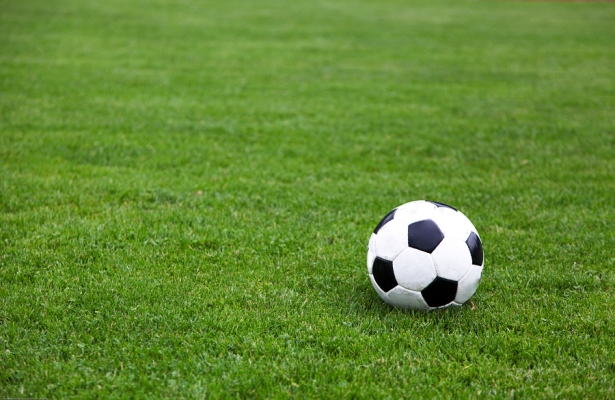
//> input picture opencvVision/ball.jpg, 615 x 400 px
$ ./cannyhough ball.jpg   (built with g++ and OpenCV 4)
//> lines starting //> are read from the running program, lines starting //| are printed output that depends on the picture
//#include <opencv2/core/core.hpp>
#include "opencv2/highgui/highgui.hpp"
#include "opencv2/imgproc/imgproc.hpp"
#include <iostream>
#include <stdio.h>

using namespace cv;
/** @function main */
Mat src, src_gray;
Mat dst, detected_edges;

int edgeThresh = 1;
int lowThreshold = 0;
int const max_lowThreshold = 100;
int ratio = 3;
int kernel_size = 3;
char* window_name = "Edge Map";

/**
 * @function CannyThreshold
 * @brief Trackbar callback - Canny thresholds input with a ratio 1:3
 */
void CannyThreshold(int, void*)
{
  /// Reduce noise with a kernel 3x3
  blur( src_gray, detected_edges, Size(3,3) );

  /// Canny detector
  Canny( detected_edges, detected_edges, lowThreshold, lowThreshold*ratio, kernel_size );

  /// Using Canny's output as a mask, we display our result
  dst = Scalar::all(0);

  src.copyTo( dst, detected_edges);
  imshow( window_name, dst );
 }

int main(int argc, char** argv)
{

  /// Read the image
  src = imread( argv[1], 1 );
//> src is the input picture: 400 rows x 615 cols, CV_8UC3; mean B, G, R 51.1, 136, 99.4

 if( !src.data )
    { return -1; }

  /// Convert it to gray
  cvtColor( src, src_gray, CV_BGR2GRAY );
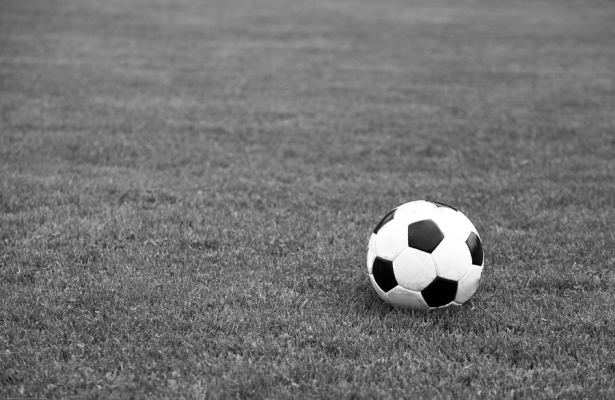
//> src_gray: 400 rows x 615 cols, CV_8UC1; min 0, max 255, mean 115.4

  /// Reduce the noise so we avoid false circle detection
  GaussianBlur( src_gray, src_gray, Size(9, 9), 2, 2 );
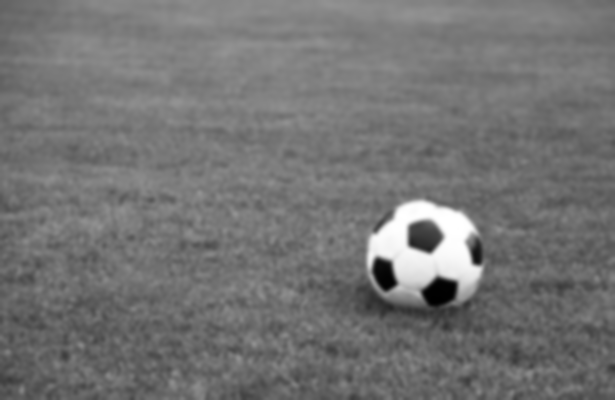
//> src_gray: 400 rows x 615 cols, CV_8UC1; min 0, max 255, mean 115.4

  vector<Vec3f> circles;

  /// Create a matrix of the same type and size as src (for dst)
  dst.create( src.size(), src.type() );

  /// Create a window
  namedWindow( window_name, CV_WINDOW_AUTOSIZE );

  /// Create a Trackbar for user to enter threshold
  createTrackbar( "Min Threshold:", window_name, &lowThreshold, max_lowThreshold, CannyThreshold );

  /// Show the image
  CannyThreshold(0, 0);
//> in CannyThreshold, `Canny( detected_edges, detected_edges, lowThreshold, lowThreshold*rati..`:
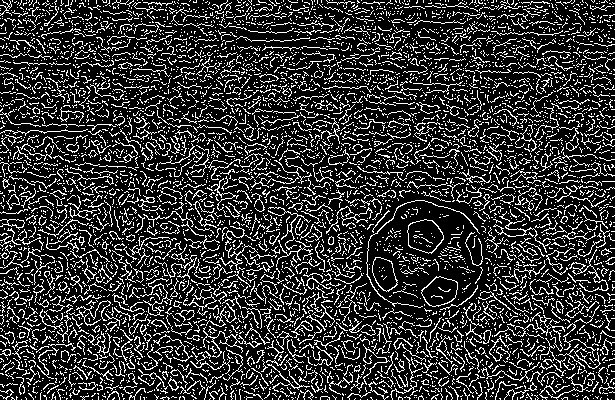
//> detected_edges: 400 rows x 615 cols, CV_8UC1; 20.3% white in thin lines or dots
//> in CannyThreshold, `src.copyTo( dst, detected_edges);`:
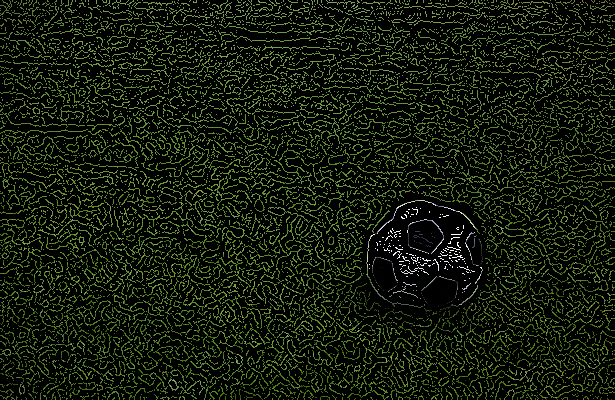
//> dst: 400 rows x 615 cols, CV_8UC3; mean B, G, R 9.8, 27.3, 19.8
  /// Draw the circles detected
  /// Apply the Hough Transform to find the circles
  HoughCircles( src_gray, circles, CV_HOUGH_GRADIENT, 1, src_gray.rows/8, 200, 100, 0, 0);
//> circles = empty


//                          Point p (100,100);
//  dibujo circulo    circle( src, p , 30, Scalar(0,255,0), -1, 8, 0 );
std::cout << circles.size();
//| 0
  for( size_t i = 0; i < circles.size(); i++ )
  {
      Point center(cvRound(circles[i][0]), cvRound(circles[i][1]));
      int radius = cvRound(circles[i][2]);
      // circle center
      circle( src, center, 3, Scalar(0,255,0), -1, 8, 0 );
      // circle outline
      circle( src, center, radius, Scalar(0,0,255), 3, 8, 0 );
   }
//> this loop made 0 passes


  // Show your results
 namedWindow( "Hough Circle Transform Demo", CV_WINDOW_AUTOSIZE );
  imshow( "Hough Circle Transform Demo", src );
  imshow("Houghgray" , src_gray);
  imshow("Canny" , dst);

 waitKey(0);
   return 0;
}
